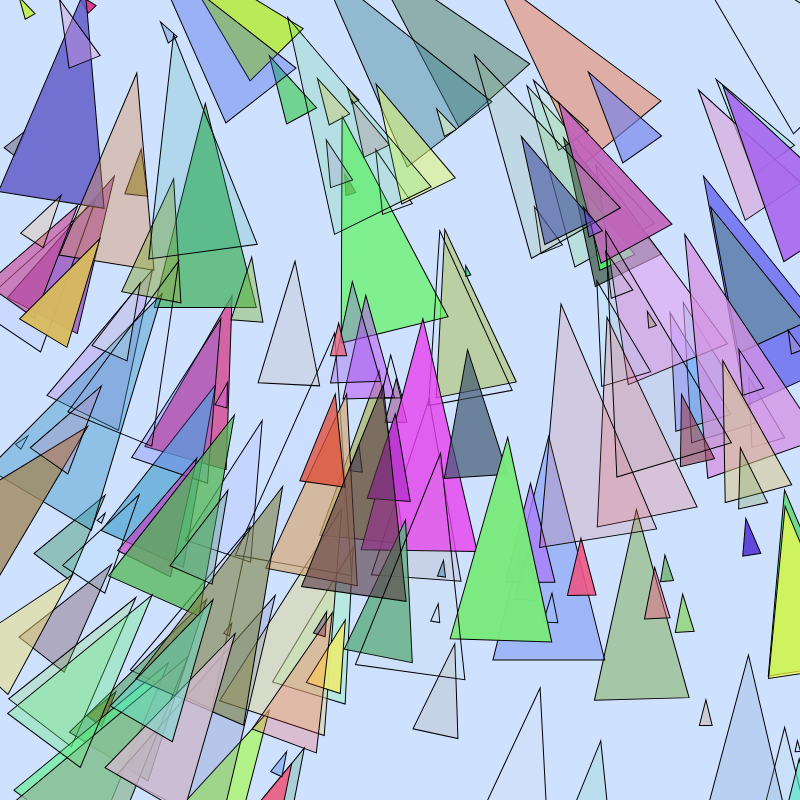
Frame 1 (no input)
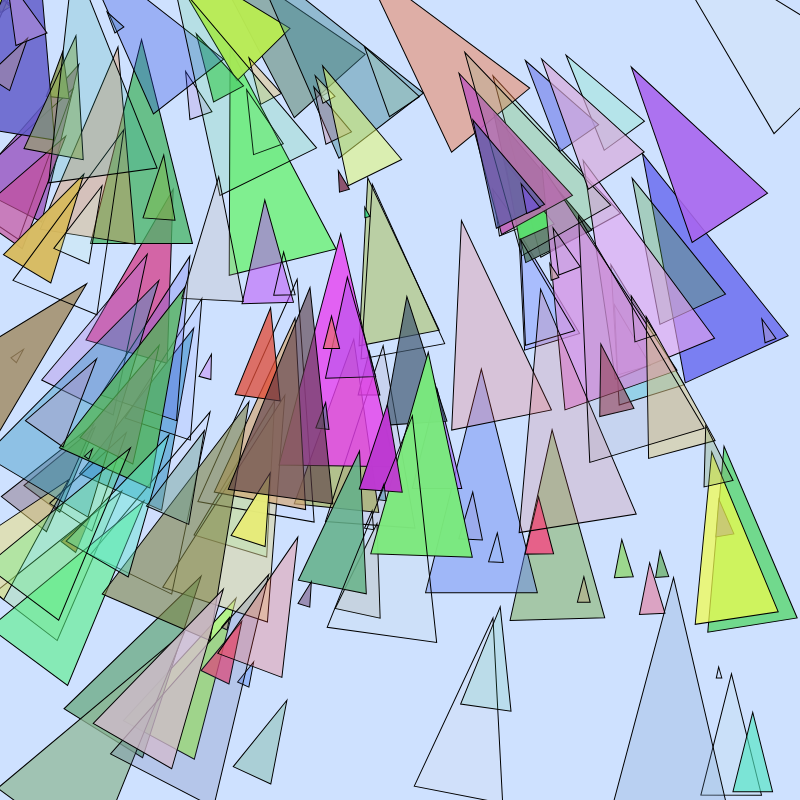
Frame 60 (no input)
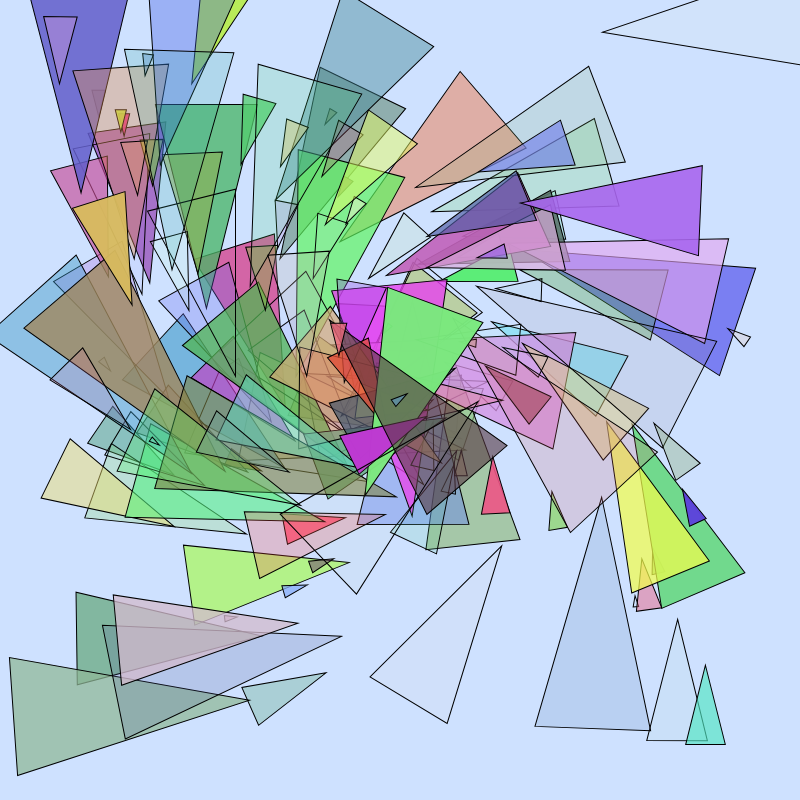
Frame 120 (the mouse pressed at the canvas centre since frame 60)

The p5.js sketch that drew these frames (run headless with seeded random() and noise() and a simulated clock; from frame 60 on, the mouse is pressed at the canvas centre):

// p5.js sketch
// ── sketch.js
// Based on Daniel Schiffman's
// "Nature of Code"
// Ch. 06 – Autonomous Agents
// http://natureofcode.com/book/chapter-6-autonomous-agents/

let bird = [];

function setup() {
  createCanvas(800, 800);

  let numBird = 150;
  for (let i = 0; i < numBird; i++) {
    b = new BIRD(createVector(random(0, width), random(0,height)));
    // we can play with maxSpeed and color to start
    b.color = color(random(50, 255), random(50, 255), random(50, 255), random(0,255));
    b.maxSpeed = random(0.1, 3);
    bird.push(b);
  }
}

function draw() {
  background(206, 225, 255);

  // update and display vehicle
  for (let v of bird) {
    v.seek(createVector(mouseX, mouseY));
    v.update();
    v.display();
  }
}

// define vehicle class
class BIRD {
  constructor(position) {
    // this is where we define our properties
    this.position = position;
    this.velocity = createVector(0,0);
    this.acceleration = createVector(0,0);
    // r is our size
    this.r = random(2, 60);
    this.color = color(255, 0, 0);

    this.maxSpeed = 4;
  }

  // seek target
  seek(target) {
      // note that this.position is a vector
      // note that target is a vector
      // find the desired vector of travel
      // by subtracting position from target
      let desired = target.sub(this.position);

      desired.setMag(this.maxSpeed);

      // find the 'steering' vector
      let steer = desired.sub(this.velocity);

      this.applyForce(steer);
  }

  // applyForce
  // this is how we move the car in a given direction
  // with a given magnitude (vector)
  applyForce(force) {
    this.acceleration.add(force);
    // note that we can do more physics simulation here
    // eg give the car mass and calculate the acceleration
    // delta as A = F / M
  }

  // update
  // "run simulation"
  // update properties based on changes since last update
  update() {
    // update velocity
    this.velocity.add(this.acceleration);
    // update position
    this.position.add(this.velocity);

    // reset acceleration
    this.acceleration.mult(0);
  }

  // display
  display() {
    // draw a triangle rotated in the direction of velocity

    // get the angle from velocity
    let theta = this.velocity.heading() + HALF_PI + QUARTER_PI;

    // set drawing properties
    fill(this.color);
    // stroke(0);
    // strokeWeight(1);

    // move center of the canvas to the vehicle's position
    translate(this.position.x, this.position.y);
    // rotate the canvas to the heading we calculated above
    rotate(theta);

    // draw the vehicle shape
    // can also use triangle
    beginShape();
    vertex(0, -this.r*2);
    vertex(-this.r, this.r*2);
    vertex(this.r, this.r*2);
    endShape(CLOSE);

    // end transforms
    resetMatrix();
  }
}
